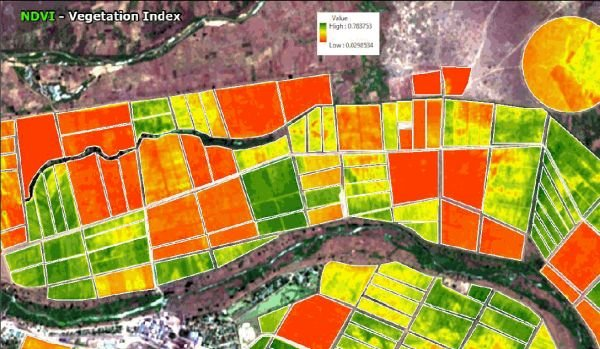
#> input picture BSCOMPUTER ENGINEERING/4th YEAR OF COMPUTER ENGINEERING/7th SEMESTER/DIGITAL IMAGE PROCESSING/FINALTERMPREPARATIONPROGRAMS/OEL-Image-3.jpg, 600 x 349 px
$ python OEL3.PY
#> lines starting #> are read from the running program, lines starting #| are printed output that depends on the picture; after the words box and inside, x2 and y2 are one past the last pixel; in counts of white or black regions, pixels touching at a corner belong together
import cv2
import numpy as np
# Load the image
image = cv2.imread("OEL-Image-3.jpg")
#> image is the input picture: shape (349, 600, 3); mean B, G, R 69.7, 136.7, 169.2
# Convert the image to grayscale
grayscale_image = cv2.cvtColor(image, cv2.COLOR_BGR2GRAY)
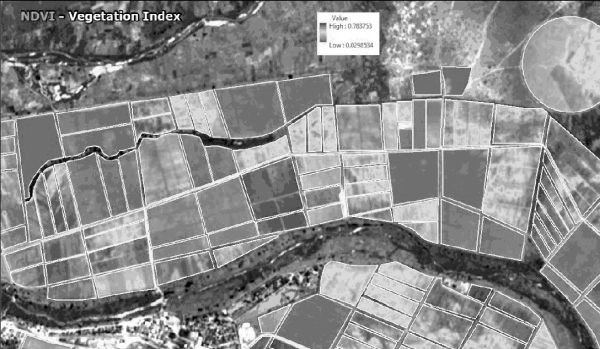
#> grayscale_image: shape (349, 600); min 0, max 255, mean 138.8
# Apply Otsu's thresholding
_, thresholded_image = cv2.threshold(grayscale_image, 0, 255, cv2.THRESH_BINARY + cv2.THRESH_OTSU)
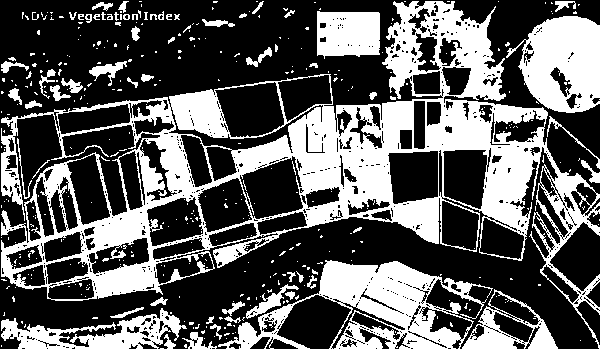
#> thresholded_image: shape (349, 600); 36.6% white; 410 white regions (348 under 20 px), largest, box (x1, y1, x2, y2) and area: (1, 1, 600, 349) 47604, (218, 260, 493, 349) 9254, (506, 16, 600, 113) 6042
# Define a kernel for morphological operations
kernel = np.ones((5, 5), np.uint8)  # You can change the size of the kernel based on requirements
# Perform Erosion
erosion = cv2.erode(thresholded_image, kernel, iterations=1)
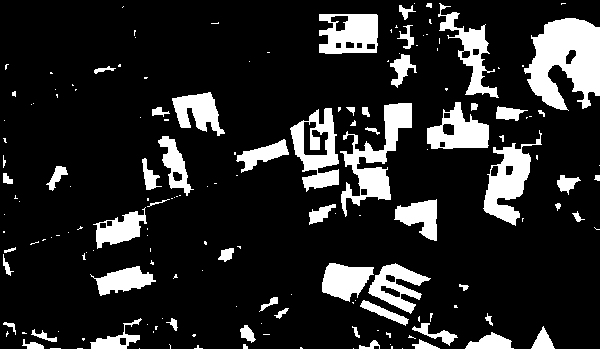
#> erosion: shape (349, 600); 15.3% white; 168 white regions (109 under 20 px), largest, box (x1, y1, x2, y2) and area: (524, 18, 600, 111) 4624, (340, 103, 412, 217) 2757, (483, 130, 542, 226) 2223
# Perform Dilation
dilation = cv2.dilate(thresholded_image, kernel, iterations=1)
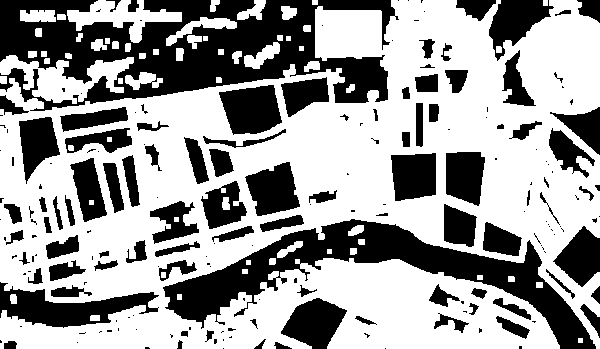
#> dilation: shape (349, 600); 61.4% white; 198 black regions (104 under 20 px), largest, box (x1, y1, x2, y2) and area: (0, 0, 399, 111) 23031, (163, 219, 596, 349) 14597, (0, 282, 159, 328) 3356
# Perform Opening (Erosion followed by Dilation)
opening = cv2.morphologyEx(thresholded_image, cv2.MORPH_OPEN, kernel)
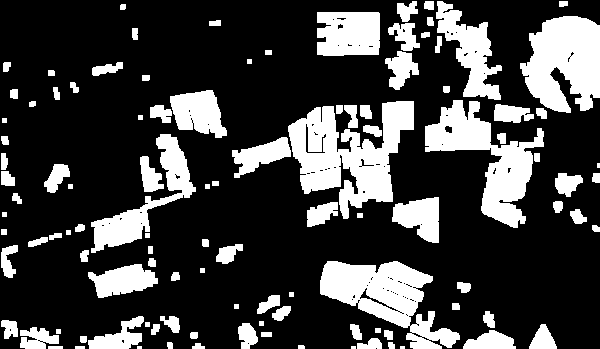
#> opening: shape (349, 600); 25.3% white; 110 white regions (4 under 20 px), largest, box (x1, y1, x2, y2) and area: (288, 101, 414, 219) 7427, (320, 261, 460, 349) 5744, (425, 100, 544, 228) 5671
# Perform Closing (Dilation followed by Erosion)
closing = cv2.morphologyEx(thresholded_image, cv2.MORPH_CLOSE, kernel)
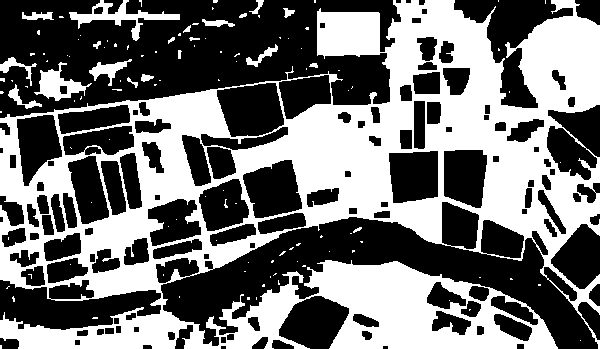
#> closing: shape (349, 600); 44.5% white; 117 white regions (96 under 20 px), largest, box (x1, y1, x2, y2) and area: (0, 0, 600, 349) 88875, (69, 0, 180, 41) 1136, (34, 62, 92, 101) 878
# Display the results
cv2.imshow("Original Image", image)
cv2.imshow("Grayscale Image", grayscale_image)
cv2.imshow("Thresholded Image", thresholded_image)
cv2.imshow("Erosion", erosion)
cv2.imshow("Dilation", dilation)
cv2.imshow("Opening", opening)
cv2.imshow("Closing", closing)
# Wait for a key press and close the windows
cv2.waitKey(0)
cv2.destroyAllWindows()

$ run again, with BSCOMPUTER ENGINEERING/4th YEAR OF COMPUTER ENGINEERING/7th SEMESTER/DIGITAL IMAGE PROCESSING/FINALTERMPREPARATIONPROGRAMS/OEL-Image-1.jpg copied over BSCOMPUTER ENGINEERING/4th YEAR OF COMPUTER ENGINEERING/7th SEMESTER/DIGITAL IMAGE PROCESSING/FINALTERMPREPARATIONPROGRAMS/OEL-Image-3.jpg
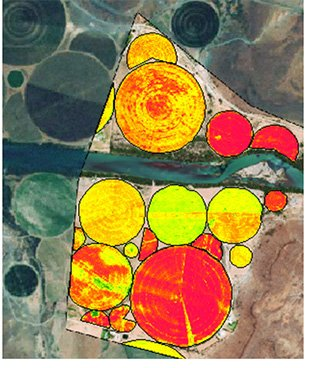
#> input picture BSCOMPUTER ENGINEERING/4th YEAR OF COMPUTER ENGINEERING/7th SEMESTER/DIGITAL IMAGE PROCESSING/FINALTERMPREPARATIONPROGRAMS/OEL-Image-1.jpg, 312 x 368 px
#> image is the input picture: shape (368, 312, 3); mean B, G, R 86.3, 128.7, 151.9
#> `_, thresholded_image = cv2.threshold(grayscale_image, 0, 255, cv2.THRE..`:
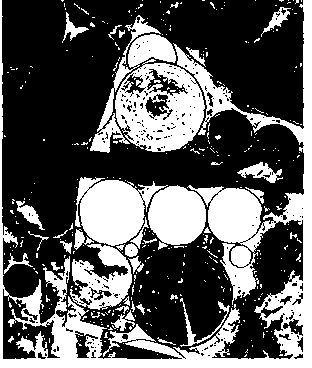
#> thresholded_image: shape (368, 312); 35.9% white; 368 white regions (328 under 20 px), largest, box (x1, y1, x2, y2) and area: (0, 0, 312, 368) 20443, (115, 59, 205, 152) 4960, (75, 177, 168, 246) 3923
#> erosion: shape (368, 312); 16.1% white; 109 white regions (62 under 20 px), largest, box (x1, y1, x2, y2) and area: (0, 0, 312, 368) 5949, (82, 182, 142, 243) 2842, (150, 188, 204, 243) 2258
#> dilation: shape (368, 312); 57% white; 53 black regions (30 under 20 px), largest, box (x1, y1, x2, y2) and area: (4, 0, 302, 296) 28903, (164, 0, 302, 121) 9915, (134, 237, 231, 343) 5451
#> opening: shape (368, 312); 27.2% white; 60 white regions, largest, box (x1, y1, x2, y2) and area: (0, 0, 312, 368) 8960, (198, 188, 261, 296) 3700, (78, 178, 158, 245) 3672
#> `closing = cv2.morphologyEx(thresholded_image, cv2.MORPH_CLOSE, kernel)`:
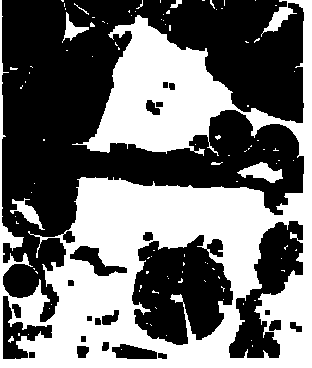
#> closing: shape (368, 312); 44.2% white; 103 white regions (95 under 20 px), largest, box (x1, y1, x2, y2) and area: (0, 0, 312, 368) 49155, (237, 162, 283, 183) 496, (10, 198, 45, 230) 361

$ run again, with BSCOMPUTER ENGINEERING/4th YEAR OF COMPUTER ENGINEERING/7th SEMESTER/DIGITAL IMAGE PROCESSING/FINALTERMPREPARATIONPROGRAMS/OEL-Image-2.jpg copied over BSCOMPUTER ENGINEERING/4th YEAR OF COMPUTER ENGINEERING/7th SEMESTER/DIGITAL IMAGE PROCESSING/FINALTERMPREPARATIONPROGRAMS/OEL-Image-3.jpg
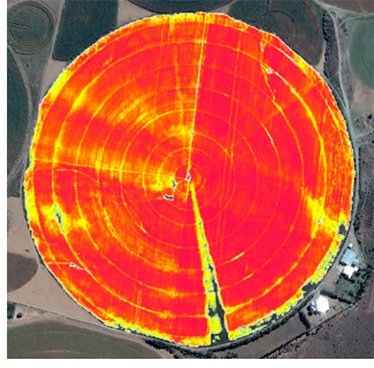
#> input picture BSCOMPUTER ENGINEERING/4th YEAR OF COMPUTER ENGINEERING/7th SEMESTER/DIGITAL IMAGE PROCESSING/FINALTERMPREPARATIONPROGRAMS/OEL-Image-2.jpg, 374 x 368 px
#> image is the input picture: shape (368, 374, 3); mean B, G, R 66.9, 94.6, 196.1
#> `_, thresholded_image = cv2.threshold(grayscale_image, 0, 255, cv2.THRE..`:
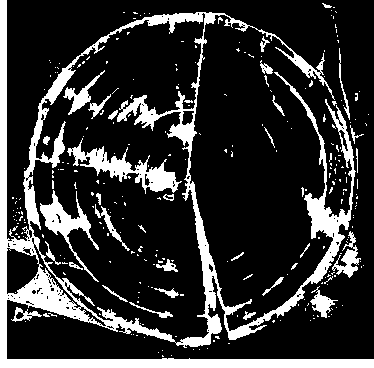
#> thresholded_image: shape (368, 374); 19.5% white; 283 white regions (250 under 20 px), largest, box (x1, y1, x2, y2) and area: (0, 0, 374, 368) 19647, (67, 138, 182, 194) 1803, (40, 190, 99, 282) 1215
#> erosion: shape (368, 374); 6.5% white; 68 white regions (32 under 20 px), largest, box (x1, y1, x2, y2) and area: (0, 0, 374, 368) 4433, (19, 274, 86, 319) 631, (309, 199, 337, 236) 480
#> dilation: shape (368, 374); 38.7% white; 33 white regions, largest, box (x1, y1, x2, y2) and area: (0, 0, 374, 368) 49102, (89, 190, 145, 258) 1055, (151, 248, 180, 274) 431
#> opening: shape (368, 374); 12.6% white; 50 white regions, largest, box (x1, y1, x2, y2) and area: (0, 0, 374, 368) 5905, (17, 272, 88, 321) 1271, (305, 195, 351, 238) 952
#> `closing = cv2.morphologyEx(thresholded_image, cv2.MORPH_CLOSE, kernel)`:
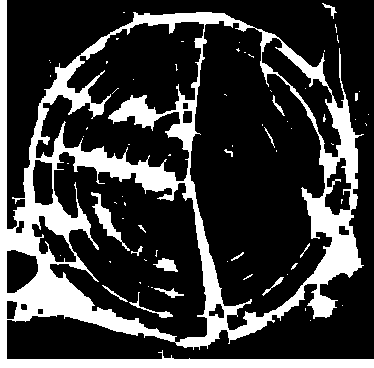
#> closing: shape (368, 374); 24% white; 71 white regions (54 under 20 px), largest, box (x1, y1, x2, y2) and area: (0, 0, 374, 368) 31407, (91, 192, 130, 251) 486, (153, 258, 178, 272) 197

$ run again, with BSCOMPUTER ENGINEERING/4th YEAR OF COMPUTER ENGINEERING/7th SEMESTER/DIGITAL IMAGE PROCESSING/FINALTERMPREPARATIONPROGRAMS/OEL-Image-4.jpg copied over BSCOMPUTER ENGINEERING/4th YEAR OF COMPUTER ENGINEERING/7th SEMESTER/DIGITAL IMAGE PROCESSING/FINALTERMPREPARATIONPROGRAMS/OEL-Image-3.jpg
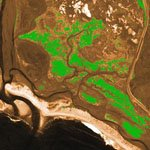
#> input picture BSCOMPUTER ENGINEERING/4th YEAR OF COMPUTER ENGINEERING/7th SEMESTER/DIGITAL IMAGE PROCESSING/FINALTERMPREPARATIONPROGRAMS/OEL-Image-4.jpg, 150 x 150 px
#> image is the input picture: shape (150, 150, 3); mean B, G, R 48.7, 100.7, 120.3
#> `_, thresholded_image = cv2.threshold(grayscale_image, 0, 255, cv2.THRE..`:
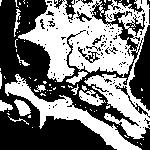
#> thresholded_image: shape (150, 150); 47.1% white; 81 white regions (69 under 20 px), largest, box (x1, y1, x2, y2) and area: (18, 0, 150, 139) 7492, (5, 74, 142, 150) 2030, (79, 90, 106, 106) 218
#> erosion: shape (150, 150); 14.4% white; 30 white regions (21 under 20 px), largest, box (x1, y1, x2, y2) and area: (24, 8, 86, 76) 1018, (7, 84, 137, 150) 977, (90, 78, 143, 120) 357
#> dilation: shape (150, 150); 74.1% white; 25 black regions (14 under 20 px), largest, box (x1, y1, x2, y2) and area: (0, 109, 111, 150) 2633, (0, 0, 48, 83) 1741, (132, 29, 150, 107) 668
#> opening: shape (150, 150); 31.2% white; 14 white regions, largest, box (x1, y1, x2, y2) and area: (22, 6, 126, 78) 2481, (5, 82, 139, 150) 1809, (88, 76, 147, 139) 1106
#> `closing = cv2.morphologyEx(thresholded_image, cv2.MORPH_CLOSE, kernel)`:
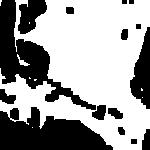
#> closing: shape (150, 150); 61.9% white; 15 black regions, largest, box (x1, y1, x2, y2) and area: (0, 107, 113, 150) 3194, (0, 0, 96, 110) 2956, (130, 27, 150, 109) 959
